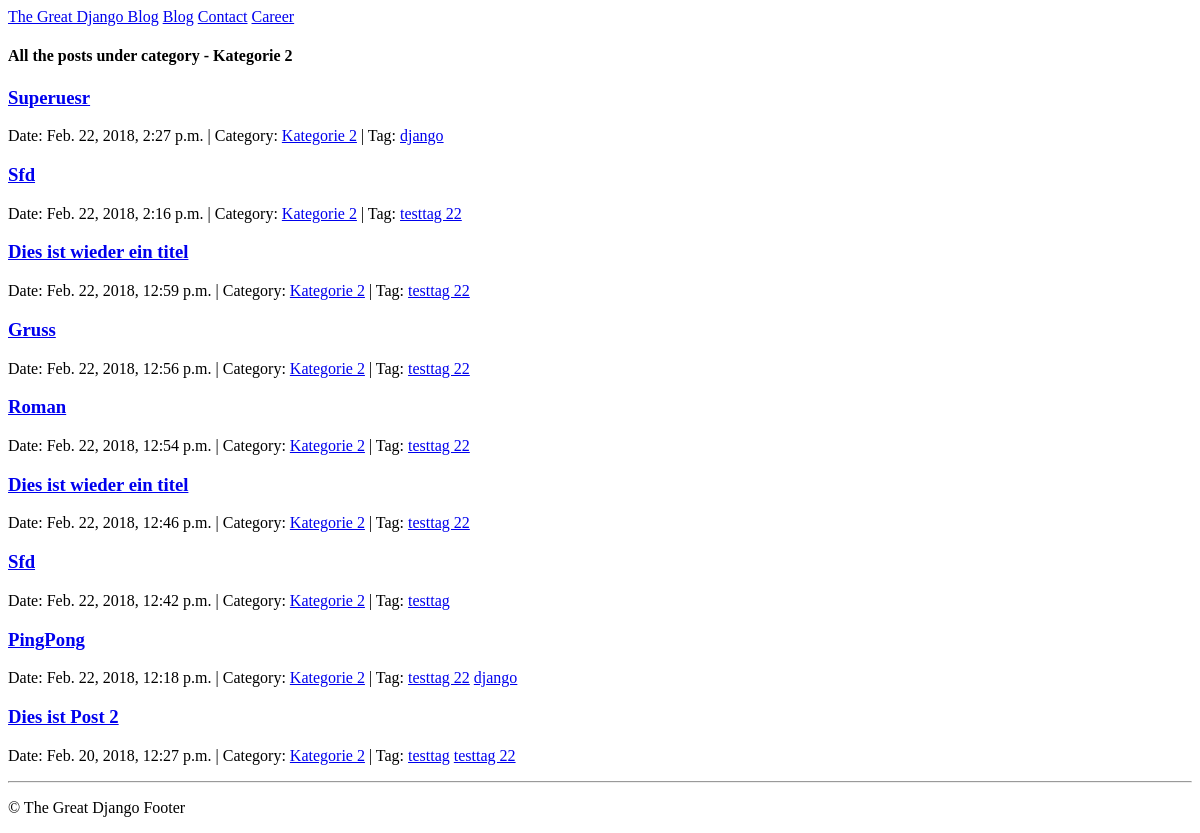
/category/slug_kategorie_2/, run on an earlier commit of the app's database.
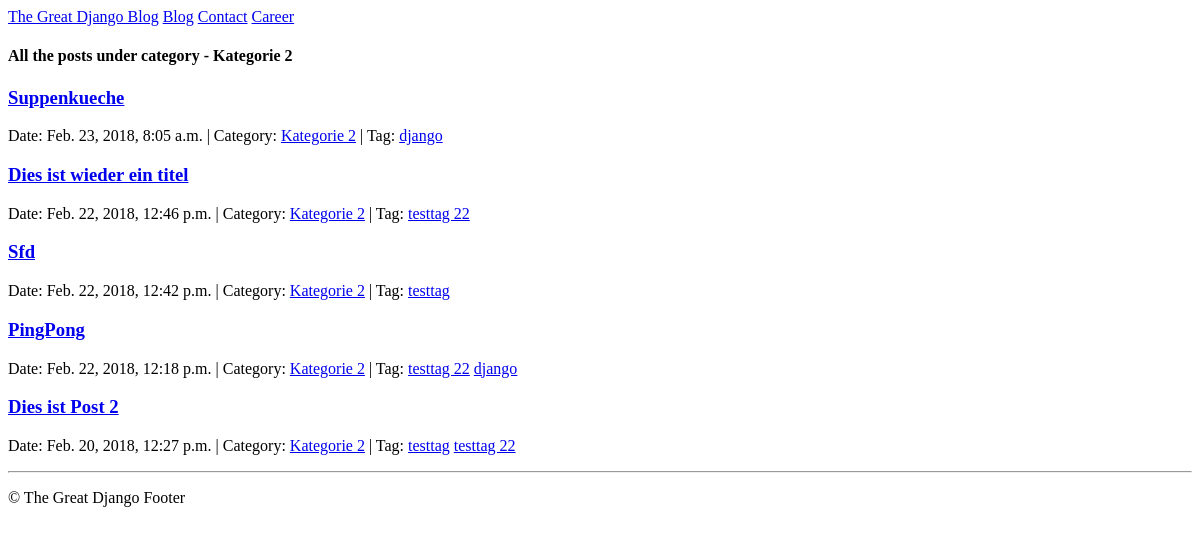
And on a later commit of the database.
### blog/models.py (models this page shows, shortened)
class Post(models.Model):
	title = models.CharField(max_length=200)
	slug = models.SlugField(unique=True,
					help_text="Slug will be generated automatically from the title of the Post")
	content = models.TextField()
	pub_date = models.DateTimeField(auto_now_add=True)
	author = models.ForeignKey(Author)
	category = models.ForeignKey(Category)
	tags = models.ManyToManyField(Tag)

class Category(models.Model):
	name = models.CharField(max_length=100, unique=True)
	slug = models.SlugField(max_length=100, unique=True)
	author = models.ForeignKey(Author)
	class Meta:
		verbose_name_plural = "Categories"
	def __str__(self):
		return self.name

class Tag(models.Model):
	name = models.CharField(max_length=100, unique=True)
	slug = models.SlugField(max_length=100, unique=True)
	author = models.ForeignKey(Author)

### blog/views.py (the view)
# urls.py: url(r'^category/(?P<category_slug>[\w-]+)/$', views.post_by_category, name='post_by_category'),
def post_by_category(request, category_slug):
    category = get_object_or_404(Category, slug=category_slug)
    posts = get_list_or_404(Post.objects.order_by("-id"), category__slug=category_slug)
    context = {
        'category': category,
        'posts': posts
    }
    return render(request, 'blog/post_by_category.html', context)

### blog/templates/blog/post_by_category.html (shortened to what this page needs)
{% extends "blog/base.html"  %}
{% block content %}
    <div class="content">
        <div class="section-inner clearfix">
    <h4>All the posts under category - {{ category.name }}</h4>
    {% for post in posts %}
        <h3>
            <a href="http://127.0.0.1:8000/{{ post.pk }}/">{{ post.title|capfirst }}</a>
        </h3>
        <p class="post-info">
            <span>Date: {{ post.pub_date }} </span> |
            <span>Category: <a href="http://127.0.0.1:8000/category/{{ post.category.slug }}">{{ post.category.name }}</a> </span> |
            <span>Tag:
            {% for tag in post.tags.all %}
                  <a href="http://127.0.0.1:8000/tag/{{ tag.slug }}">{{ tag.name }}</a>
            {% empty %}
                  None
            {% endfor %}
            </span>
        </p>
    {% empty %}
        <p>There are not posts under {{ category }}</p>
    {% endfor %}
            </div>
    </div>
{% endblock %}

What changed in the data, as far as the page shows it:
removed Post: title "Superuesr", pub_date "Feb. 22, 2018, 2:27 p.m.", category.name "Kategorie 2", Tag (name "django")
removed Post: title "Sfd", pub_date "Feb. 22, 2018, 2:16 p.m.", category.name "Kategorie 2", Tag (name "testtag 22")
removed Post: title "Dies ist wieder ein titel", pub_date "Feb. 22, 2018, 12:59 p.m.", category.name "Kategorie 2", Tag (name "testtag 22")
removed Post: title "Gruss", pub_date "Feb. 22, 2018, 12:56 p.m.", category.name "Kategorie 2", Tag (name "testtag 22")
removed Post: title "Roman", pub_date "Feb. 22, 2018, 12:54 p.m.", category.name "Kategorie 2", Tag (name "testtag 22")
added Post: title "Suppenkueche", pub_date "Feb. 23, 2018, 8:05 a.m.", category.name "Kategorie 2", Tag (name "django")
